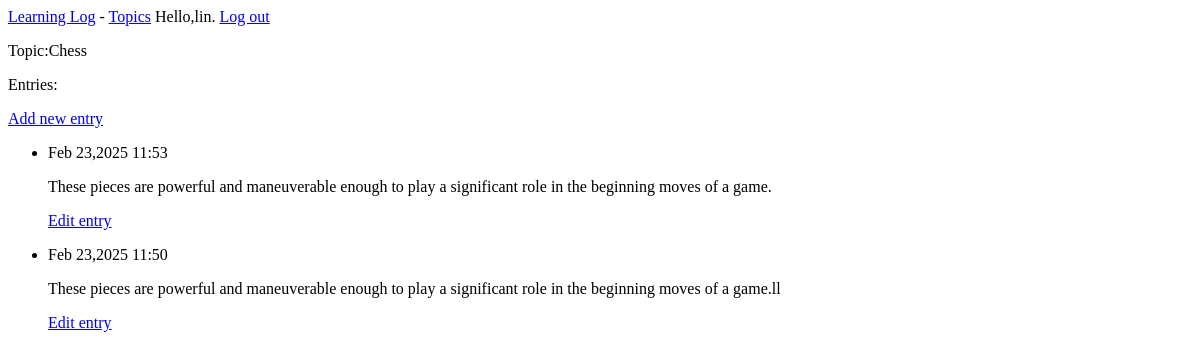
Page /topics/1/ (signed in) on the earlier database version.
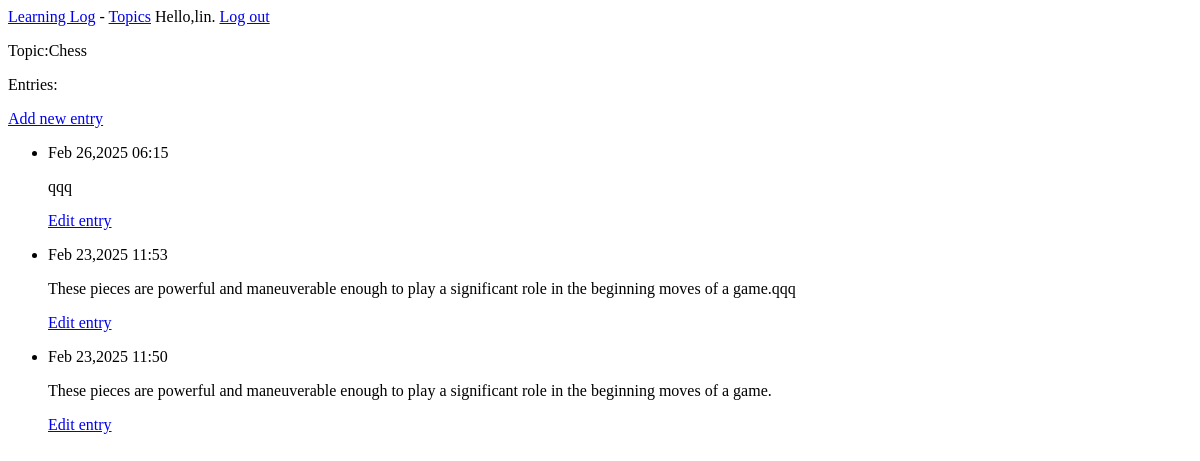
Same page on the later database version.
### learning_logs/models.py (models this page shows, shortened)
class Topic(models.Model):
    text = models.CharField(max_length=200)
    date_added = models.DateTimeField(auto_now_add=True)
    owner = models.ForeignKey(User,on_delete=models.CASCADE)
    def __str__(self):
        return self.text

class Entry(models.Model):
    topic = models.ForeignKey(Topic,on_delete=models.CASCADE)
    text = models.TextField()
    date_added = models.DateTimeField(auto_now_add=True)
    class Meta:
        verbose_name_plural = 'entries'

### learning_logs/views.py (the view)
# urls.py: path('topics/<int:topic_id>/',views.topic,name = 'topic'),
@login_required
def topic(request,topic_id):
    topic = Topic.objects.get(id=topic_id)
    if topic.owner != request.user:
        raise Http404
    entries = topic.entry_set.order_by('-date_added')
    context = {'topic':topic,'entries':entries}
    return render(request,'learning_logs/topic.html',context)

### learning_logs/templates/learning_logs/topic.html
{% extends "learning_logs/base.html" %}
{% block content %}
  <p>Topic:{{ topic }}</p>
  <p>Entries:</p>
<p>
  <a href="{% url 'learning_logs:new_entry' topic.id %}">Add new entry</a>
</p>
  <ul>
  {% for entry in entries %}
    <li>
      <p>{{ entry.date_added|date:'M d,Y H:i' }}</p>
      <p>{{ entry.text|linebreaks }}</p>
      <p>
        <a href="{% url 'learning_logs:edit_entry' entry.id %}">Edit entry</a>
      </p>
    </li>
    {% empty %}
    <li>No entries yet.</li>
  {% endfor %}
  </ul>
{% endblock content %}

### learning_logs/templates/learning_logs/base.html
<p>
    <a href="{% url 'learning_logs:index' %}">Learning Log</a> -
    <a href="{% url 'learning_logs:topics' %}">Topics</a>
    {% if user.is_authenticated %}
      Hello,{{ user.username }}.
      <a href="{% url 'users:logout' %}">Log out</a>
    {% else %}
      <a href="{% url 'users:register' %}">Register</a>
      <a href="{% url 'users:login' %}">Log in</a>
    {% endif %}
</p>
{% block content %}{% endblock content %}

Differences in the rows shown:
added Entry: date_added "Feb 26,2025 06:15", text "qqq"
changed Entry: text "These pieces are powerful and maneuverable enough to play a significant role in the beginning moves of a game." → "These pieces are powerful and maneuverable enough to play a significant role in the beginning moves of a game.qqq"
changed Entry: text "These pieces are powerful and maneuverable enough to play a significant role in the beginning moves of a game.ll" → "These pieces are powerful and maneuverable enough to play a significant role in the beginning moves of a game."
